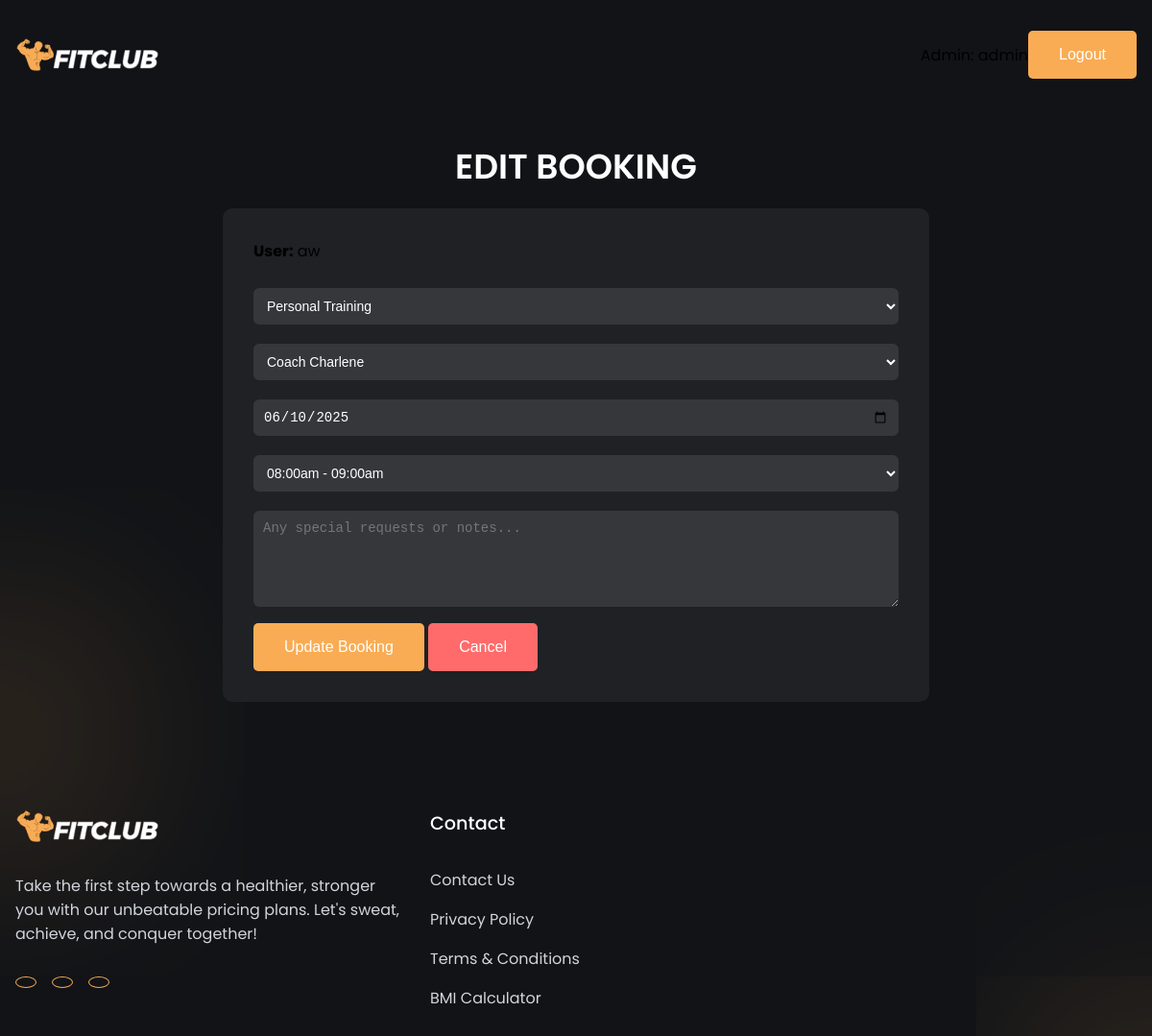
The page /edit_booking.php?id=13 (signed in) on the database its author committed.
### tables this page shows
CREATE TABLE `bookings` (
  `id` int(11) NOT NULL,
  `user_id` int(11) NOT NULL,
  `training_type` varchar(50) NOT NULL,
  `trainer` varchar(50) NOT NULL,
  `date` date NOT NULL,
  `time_slot` varchar(50) NOT NULL,
  `notes` text DEFAULT NULL,
  `created_at` timestamp NOT NULL DEFAULT current_timestamp()
);

CREATE TABLE `users` (
  `id` int(11) NOT NULL,
  `fullname` varchar(100) NOT NULL,
  `username` varchar(50) NOT NULL,
  `email` varchar(100) NOT NULL,
  `sex` varchar(10) NOT NULL,
  `age` int(11) NOT NULL,
  `birthday` date NOT NULL,
  `contact` varchar(20) NOT NULL,
  `password` varchar(255) NOT NULL,
  `created_at` timestamp NOT NULL DEFAULT current_timestamp()
);

### edit_booking.php (the view, shortened to what this page needs)
<?php
require 'connect.php';
$booking_id = $_GET['id'];
$stmt = $conn->prepare("
    SELECT b.*, u.fullname
    FROM bookings b
    JOIN users u ON b.user_id = u.id
    WHERE b.id = ?
");
$stmt->bind_param("i", $booking_id);
$stmt->execute();
$result = $stmt->get_result();
$booking = $result->fetch_assoc();
?>
<!DOCTYPE html>
<html lang="en">
<head>
    <link href="https://cdn.jsdelivr.net/npm/remixicon@3.4.0/fonts/remixicon.css" rel="stylesheet">
    <link rel="stylesheet" href="styles/styles.css">
</head>
<body>
    <nav>
        <div class="nav__logo">
            <a href="index.html"><img src="img/logo.png" alt="logo" /></a>
        </div>
        <div style="display: flex; align-items: center;">
            <span class="nav__welcome">Admin: <?php echo htmlspecialchars($_SESSION['admin_username']); ?></span>
            <button class="btn" onclick="window.location.href='admin_logout.php'">Logout</button>
        </div>
    </nav>
    <section class="section__container edit-container">
        <h2 class="section__header">EDIT BOOKING</h2>
        <div class="edit-form">
            <form method="POST" action="">
                <div style="margin-bottom: 1rem;">
                    <p><strong>User:</strong> <?php echo htmlspecialchars($booking['fullname']); ?></p>
                </div>
                <select name="training_type" required>
                    <option value="Personal Training" <?php echo $booking['training_type'] == 'Personal Training' ? 'selected' : ''; ?>>Personal Training</option>
                </select>
                <select name="trainer" required>
                    <option value="Coach Charlene" <?php echo $booking['trainer'] == 'Coach Charlene' ? 'selected' : ''; ?>>Coach Charlene</option>
                </select>
                <input type="date" name="date" value="<?php echo htmlspecialchars($booking['date']); ?>" required>
                <select name="time_slot" required>
                    <option value="8:00am - 9:00am" <?php echo $booking['time_slot'] == '8:00am - 9:00am' ? 'selected' : ''; ?>>08:00am - 09:00am</option>
                </select>
                <textarea name="notes" placeholder="Any special requests or notes..."><?php echo htmlspecialchars($booking['notes']); ?></textarea>
                <button type="submit" class="btn">Update Booking</button>
                <button type="button" class="btn" style="background-color: #ff6b6b;" onclick="window.location.href='admin_dashboard.php'">Cancel</button>
            </form>
        </div>
    </section>
    <footer class="section__container footer__container">
        <div class="footer__col">
            <div class="footer__logo"><img src="img/logo.png" alt="logo" /></div>
            <p>
                Take the first step towards a healthier, stronger you with our
                unbeatable pricing plans. Let's sweat, achieve, and conquer together!
            </p>
            <div class="footer__socials">
                <a href="#"><i class="ri-facebook-fill"></i></a>
                <a href="#"><i class="ri-instagram-line"></i></a>
                <a href="#"><i class="ri-twitter-fill"></i></a>
            </div>
        </div>
        <div class="footer__col">
            <h4>Contact</h4>
            <a href="#">Contact Us</a>
            <a href="#">Privacy Policy</a>
            <a href="#">Terms & Conditions</a>
            <a href="#">BMI Calculator</a>
        </div>
    </footer>
</body>
</html>

### styles/styles.css (style rules this page uses)
:root { --primary-color: #111317; --primary-color-light: #1f2125; --primary-color-extra-light: #35373b; --secondary-color: #f9ac54; --secondary-color-dark: #d79447; --text-light: #d1d5db; --white: #ffffff; --max-width: 1200px; }
* { padding: 0; margin: 0; box-sizing: border-box; }
.section__container { max-width: var(--max-width); margin: auto; padding: 5rem 1rem; }
.section__header { margin-bottom: 1rem; font-size: 2.25rem; font-weight: 600; text-align: center; color: var(--white); }
.btn { padding: 1rem 2rem; outline: none; border: none; font-size: 1rem; color: var(--white); background-color: var(--secondary-color); border-radius: 5px; cursor: pointer; transition: 0.3s; }
img { width: 100%; display: flex; }
a { text-decoration: none; }
body { font-family: "Poppins", sans-serif; background-color: var(--primary-color); }
nav { max-width: var(--max-width); margin: auto; padding: 2rem 1rem; display: flex; align-items: center; justify-content: space-between; gap: 2rem; }
.nav__logo { max-width: 150px; }
.footer__container { position: relative; display: grid; grid-template-columns: 400px repeat(3, 1fr); gap: 2rem; }
.footer__logo { max-width: 150px; margin-bottom: 2rem; }
.footer__col p { margin-bottom: 2rem; color: var(--text-light); }
.footer__socials { display: flex; align-items: center; gap: 1rem; }
.footer__socials a { padding: 5px 10px; font-size: 1.25rem; color: var(--secondary-color); border: 1px solid var(--secondary-color); border-radius: 100%; transition: 0.3s; }
.footer__col h4 { margin-bottom: 2rem; font-size: 1.2rem; font-weight: 500; color: var(--white); }
.footer__col > a { display: block; margin-bottom: 1rem; color: var(--text-light); transition: 0.3s; }

### edit_booking.php (style rules this page uses)
.edit-container { max-width: 800px; margin: 0 auto; padding: 2rem; }
.edit-form { background-color: var(--primary-color-light); padding: 2rem; border-radius: 10px; }
select, textarea, input[type="date"] { width: 100%; padding: 10px; margin: 10px 0; background: var(--primary-color-extra-light); border: none; border-radius: 6px; color: var(--white); font-size: 14px; }
textarea { min-height: 100px; resize: vertical; }

### rows shown on the page
bookings: user.fullname "aw", training_type "Personal Training", trainer "Coach Charlene", date "06/10/2025", time_slot "08:00am - 09:00am"
